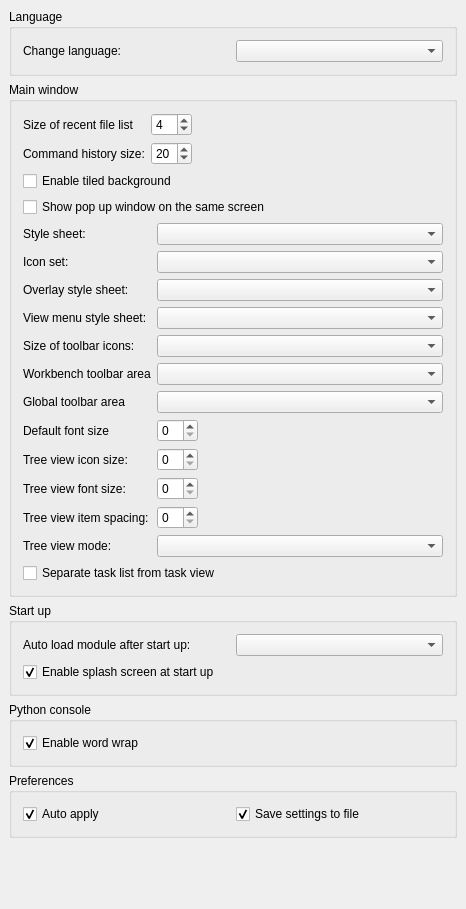
<?xml version="1.0" encoding="UTF-8"?>
<ui version="4.0">
 <class>Gui::Dialog::DlgGeneral</class>
 <widget class="QWidget" name="Gui::Dialog::DlgGeneral">
  <property name="geometry">
   <rect>
    <x>0</x>
    <y>0</y>
    <width>466</width>
    <height>909</height>
   </rect>
  </property>
  <property name="windowTitle">
   <string>General</string>
  </property>
  <layout class="QGridLayout">
   <property name="leftMargin">
    <number>9</number>
   </property>
   <property name="topMargin">
    <number>9</number>
   </property>
   <property name="rightMargin">
    <number>9</number>
   </property>
   <property name="bottomMargin">
    <number>9</number>
   </property>
   <property name="spacing">
    <number>6</number>
   </property>
   <item row="2" column="0">
    <widget class="QGroupBox" name="GroupBox10">
     <property name="title">
      <string>Start up</string>
     </property>
     <layout class="QGridLayout">
      <property name="leftMargin">
       <number>11</number>
      </property>
      <property name="topMargin">
       <number>11</number>
      </property>
      <property name="rightMargin">
       <number>11</number>
      </property>
      <property name="bottomMargin">
       <number>11</number>
      </property>
      <property name="spacing">
       <number>6</number>
      </property>
      <item row="2" column="0">
       <widget class="Gui::PrefCheckBox" name="SplashScreen">
        <property name="toolTip">
         <string>A Splash screen is a small loading window that is shown
when FreeCAD is launching. If this option is checked, FreeCAD will
display the splash screen</string>
        </property>
        <property name="text">
         <string>Enable splash screen at start up</string>
        </property>
        <property name="checked">
         <bool>true</bool>
        </property>
        <property name="prefEntry" stdset="0">
         <cstring>ShowSplasher</cstring>
        </property>
        <property name="prefPath" stdset="0">
         <cstring>General</cstring>
        </property>
       </widget>
      </item>
      <item row="0" column="0">
       <layout class="QGridLayout">
        <property name="leftMargin">
         <number>0</number>
        </property>
        <property name="topMargin">
         <number>0</number>
        </property>
        <property name="rightMargin">
         <number>0</number>
        </property>
        <property name="bottomMargin">
         <number>0</number>
        </property>
        <property name="spacing">
         <number>6</number>
        </property>
        <item row="0" column="0">
         <widget class="QLabel" name="autoModuleLabel">
          <property name="text">
           <string>Auto load module after start up:</string>
          </property>
         </widget>
        </item>
        <item row="0" column="1">
         <widget class="QComboBox" name="AutoloadModuleCombo">
          <property name="toolTip">
           <string>Choose which workbench will be activated and shown
after FreeCAD launches</string>
          </property>
         </widget>
        </item>
       </layout>
      </item>
     </layout>
    </widget>
   </item>
   <item row="4" column="0">
    <widget class="QGroupBox" name="GroupBox5">
     <property name="title">
      <string>Preferences</string>
     </property>
     <layout class="QGridLayout" name="gridLayout3">
      <item row="0" column="0">
       <widget class="Gui::PrefCheckBox" name="AutoApply">
        <property name="toolTip">
         <string>Auto apply preference options immediately after change.</string>
        </property>
        <property name="text">
         <string>Auto apply</string>
        </property>
        <property name="checked">
         <bool>true</bool>
        </property>
        <property name="prefPath" stdset="0">
         <cstring>General</cstring>
        </property>
        <property name="prefEntry" stdset="0">
         <cstring>AutoApplyPreference</cstring>
        </property>
       </widget>
      </item>
      <item row="0" column="1">
       <widget class="Gui::PrefCheckBox" name="SaveParameter">
        <property name="toolTip">
         <string>Save preference settings to file up on closing this dialog.</string>
        </property>
        <property name="text">
         <string>Save settings to file</string>
        </property>
        <property name="checked">
         <bool>true</bool>
        </property>
        <property name="prefPath" stdset="0">
         <cstring>General</cstring>
        </property>
        <property name="prefEntry" stdset="0">
         <cstring>SaveUserParameter</cstring>
        </property>
       </widget>
      </item>
     </layout>
    </widget>
   </item>
   <item row="1" column="0">
    <widget class="QGroupBox" name="GroupBox3">
     <property name="title">
      <string>Main window</string>
     </property>
     <layout class="QVBoxLayout">
      <property name="spacing">
       <number>6</number>
      </property>
      <property name="leftMargin">
       <number>11</number>
      </property>
      <property name="topMargin">
       <number>11</number>
      </property>
      <property name="rightMargin">
       <number>11</number>
      </property>
      <property name="bottomMargin">
       <number>11</number>
      </property>
      <item>
       <layout class="QGridLayout" name="gridLayout_2">
        <item row="1" column="0">
         <widget class="QLabel" name="label_5">
          <property name="text">
           <string>Command history size:</string>
          </property>
         </widget>
        </item>
        <item row="1" column="2">
         <widget class="Gui::PrefSpinBox" name="CmdHistorySize">
          <property name="value">
           <number>20</number>
          </property>
          <property name="prefPath" stdset="0">
           <cstring>View</cstring>
          </property>
          <property name="prefEntry" stdset="0">
           <cstring>CommandHistorySize</cstring>
          </property>
         </widget>
        </item>
        <item row="0" column="0">
         <widget class="QLabel" name="recentFileListLabel">
          <property name="text">
           <string>Size of recent file list</string>
          </property>
         </widget>
        </item>
        <item row="0" column="2">
         <widget class="Gui::PrefSpinBox" name="RecentFiles">
          <property name="toolTip">
           <string>How many files should be listed in recent files list</string>
          </property>
          <property name="value">
           <number>4</number>
          </property>
          <property name="prefEntry" stdset="0">
           <cstring>RecentFiles</cstring>
          </property>
          <property name="prefPath" stdset="0">
           <cstring>RecentFiles</cstring>
          </property>
         </widget>
        </item>
        <item row="0" column="3">
         <spacer>
          <property name="orientation">
           <enum>Qt::Horizontal</enum>
          </property>
          <property name="sizeType">
           <enum>QSizePolicy::Expanding</enum>
          </property>
          <property name="sizeHint" stdset="0">
           <size>
            <width>20</width>
            <height>20</height>
           </size>
          </property>
         </spacer>
        </item>
       </layout>
      </item>
      <item>
       <layout class="QVBoxLayout" name="verticalLayout_2">
        <property name="spacing">
         <number>6</number>
        </property>
        <property name="leftMargin">
         <number>0</number>
        </property>
        <property name="topMargin">
         <number>0</number>
        </property>
        <property name="rightMargin">
         <number>0</number>
        </property>
        <property name="bottomMargin">
         <number>0</number>
        </property>
        <item>
         <widget class="Gui::PrefCheckBox" name="tiledBackground">
          <property name="toolTip">
           <string>Background of the main window will consist of tiles of a special image.
See the FreeCAD Wiki for details about the image.</string>
          </property>
          <property name="text">
           <string>Enable tiled background</string>
          </property>
          <property name="prefPath" stdset="0">
           <cstring>MainWindow</cstring>
          </property>
          <property name="prefEntry" stdset="0">
           <cstring>TiledBackground</cstring>
          </property>
         </widget>
        </item>
        <item>
         <widget class="Gui::PrefCheckBox" name="checkPopUpWindow">
          <property name="toolTip">
           <string>Enable this option to make sure pop up windows (e.g. Preference dialog)
are shown on the same screen as the main window.</string>
          </property>
          <property name="text">
           <string>Show pop up window on the same screen</string>
          </property>
          <property name="prefPath" stdset="0">
           <cstring>View</cstring>
          </property>
          <property name="prefEntry" stdset="0">
           <cstring>CheckWidgetPlacementOnRestore</cstring>
          </property>
         </widget>
        </item>
       </layout>
      </item>
      <item>
       <layout class="QGridLayout" name="gridLayout_3">
        <item row="2" column="1" colspan="2">
         <widget class="Gui::PrefComboBox" name="OverlayStyleSheets">
          <property name="prefPath" stdset="0">
           <cstring>MainWindow</cstring>
          </property>
          <property name="prefEntry" stdset="0">
           <cstring>OverlayActiveStyleSheet</cstring>
          </property>
          <property name="prefType" stdset="0">
           <cstring></cstring>
          </property>
         </widget>
        </item>
        <item row="12" column="0" colspan="3">
         <widget class="Gui::PrefCheckBox" name="checkboxTaskList">
          <property name="toolTip">
           <string>Separate task list into its own dockable widget</string>
          </property>
          <property name="text">
           <string>Separate task list from task view</string>
          </property>
          <property name="prefPath" stdset="0">
           <cstring>DockWindows/TaskWatcher</cstring>
          </property>
          <property name="prefEntry" stdset="0">
           <cstring>Enabled</cstring>
          </property>
         </widget>
        </item>
        <item row="7" column="1">
         <widget class="Gui::PrefSpinBox" name="appFontSize">
          <property name="toolTip">
           <string>Set the default application font size</string>
          </property>
          <property name="prefPath" stdset="0">
           <cstring>View</cstring>
          </property>
          <property name="prefEntry" stdset="0">
           <cstring>DefaultFontSize</cstring>
          </property>
         </widget>
        </item>
        <item row="0" column="1" colspan="2">
         <widget class="Gui::PrefComboBox" name="StyleSheets">
          <property name="toolTip">
           <string>Style sheet how user interface will look like</string>
          </property>
          <property name="prefPath" stdset="0">
           <cstring>MainWindow</cstring>
          </property>
          <property name="prefEntry" stdset="0">
           <cstring>StyleSheet</cstring>
          </property>
          <property name="prefType" stdset="0">
           <cstring></cstring>
          </property>
         </widget>
        </item>
        <item row="2" column="0">
         <widget class="QLabel" name="label">
          <property name="text">
           <string>Overlay style sheet:</string>
          </property>
         </widget>
        </item>
        <item row="3" column="0">
         <widget class="QLabel" name="label_2">
          <property name="text">
           <string>View menu style sheet:</string>
          </property>
         </widget>
        </item>
        <item row="8" column="0">
         <widget class="QLabel" name="label_3">
          <property name="text">
           <string>Tree view icon size:</string>
          </property>
         </widget>
        </item>
        <item row="8" column="1">
         <widget class="Gui::PrefSpinBox" name="treeIconSize">
          <property name="toolTip">
           <string>Choose your preference for tree view icon size in pixel.
The tree view row height will set to icon size + 2. Set 0
to use the system default size.</string>
          </property>
          <property name="prefPath" stdset="0">
           <cstring>TreeView</cstring>
          </property>
          <property name="prefEntry" stdset="0">
           <cstring>IconSize</cstring>
          </property>
         </widget>
        </item>
        <item row="6" column="0">
         <widget class="QLabel" name="label_9">
          <property name="text">
           <string>Global toolbar area</string>
          </property>
         </widget>
        </item>
        <item row="5" column="0">
         <widget class="QLabel" name="label_7">
          <property name="text">
           <string>Workbench toolbar area</string>
          </property>
         </widget>
        </item>
        <item row="5" column="1" colspan="2">
         <widget class="Gui::PrefComboBox" name="toolbarArea">
          <property name="toolTip">
           <string>Choose default docking area for workbench toolbars</string>
          </property>
          <property name="prefPath" stdset="0">
           <cstring>MainWindow</cstring>
          </property>
          <property name="prefEntry" stdset="0">
           <cstring>DefaultToolBarArea</cstring>
          </property>
          <property name="prefType" stdset="0">
           <cstring></cstring>
          </property>
         </widget>
        </item>
        <item row="4" column="0">
         <widget class="QLabel" name="iconSizeLabel">
          <property name="text">
           <string>Size of toolbar icons:</string>
          </property>
         </widget>
        </item>
        <item row="7" column="0">
         <widget class="QLabel" name="label_8">
          <property name="text">
           <string>Default font size</string>
          </property>
         </widget>
        </item>
        <item row="10" column="1">
         <widget class="Gui::PrefSpinBox" name="treeItemSpacing">
          <property name="value">
           <number>0</number>
          </property>
          <property name="prefPath" stdset="0">
           <cstring>TreeView</cstring>
          </property>
          <property name="prefEntry" stdset="0">
           <cstring>ItemSpacing</cstring>
          </property>
         </widget>
        </item>
        <item row="0" column="0">
         <widget class="QLabel" name="styleSheetLabel">
          <property name="text">
           <string>Style sheet:</string>
          </property>
         </widget>
        </item>
        <item row="4" column="1" colspan="2">
         <widget class="Gui::PrefComboBox" name="toolbarIconSize">
          <property name="toolTip">
           <string>Choose your preference for toolbar icon size. You can adjust
this according to your screen size or personal taste</string>
          </property>
          <property name="prefPath" stdset="0">
           <cstring>General</cstring>
          </property>
          <property name="prefEntry" stdset="0">
           <cstring>ToolbarIconSize</cstring>
          </property>
          <property name="prefType" stdset="0">
           <number>0</number>
          </property>
         </widget>
        </item>
        <item row="6" column="1" colspan="2">
         <widget class="Gui::PrefComboBox" name="globalToolbarArea">
          <property name="toolTip">
           <string>Choose default docking area for global toolbars</string>
          </property>
          <property name="prefPath" stdset="0">
           <cstring>MainWindow</cstring>
          </property>
          <property name="prefEntry" stdset="0">
           <cstring>GlobalToolBarArea</cstring>
          </property>
          <property name="prefType" stdset="0">
           <cstring></cstring>
          </property>
         </widget>
        </item>
        <item row="11" column="1" colspan="2">
         <widget class="QComboBox" name="treeMode">
          <property name="toolTip">
           <string>Customize how tree view is shown in the panel (restart required).

'ComboView': combine tree view and property view into one panel.
'TreeView and PropertyView': split tree view and property view into separate panel.
'Both': keep all three panels, and you can have two sets of tree view and property view.</string>
          </property>
         </widget>
        </item>
        <item row="9" column="1">
         <widget class="Gui::PrefSpinBox" name="treeFontSize">
          <property name="toolTip">
           <string>Set tree view label font size</string>
          </property>
          <property name="prefPath" stdset="0">
           <cstring>TreeView</cstring>
          </property>
          <property name="prefEntry" stdset="0">
           <cstring>FontSize</cstring>
          </property>
         </widget>
        </item>
        <item row="7" column="2">
         <spacer name="horizontalSpacer">
          <property name="orientation">
           <enum>Qt::Horizontal</enum>
          </property>
          <property name="sizeHint" stdset="0">
           <size>
            <width>40</width>
            <height>20</height>
           </size>
          </property>
         </spacer>
        </item>
        <item row="9" column="0">
         <widget class="QLabel" name="label_4">
          <property name="text">
           <string>Tree view font size:</string>
          </property>
         </widget>
        </item>
        <item row="3" column="1" colspan="2">
         <widget class="Gui::PrefComboBox" name="MenuStyleSheets">
          <property name="prefPath" stdset="0">
           <cstring>MainWindow</cstring>
          </property>
          <property name="prefEntry" stdset="0">
           <cstring>MenuStyleSheet</cstring>
          </property>
          <property name="prefType" stdset="0">
           <cstring></cstring>
          </property>
         </widget>
        </item>
        <item row="11" column="0">
         <widget class="QLabel" name="treeModeLabel">
          <property name="text">
           <string>Tree view mode:</string>
          </property>
         </widget>
        </item>
        <item row="10" column="0">
         <widget class="QLabel" name="label_6">
          <property name="text">
           <string>Tree view item spacing:</string>
          </property>
         </widget>
        </item>
        <item row="1" column="0">
         <widget class="QLabel" name="styleSheetLabel_2">
          <property name="text">
           <string>Icon set:</string>
          </property>
         </widget>
        </item>
        <item row="1" column="1" colspan="2">
         <widget class="Gui::PrefComboBox" name="IconSets">
          <property name="toolTip">
           <string>User defined icon set</string>
          </property>
          <property name="prefPath" stdset="0">
           <cstring>MainWindow</cstring>
          </property>
          <property name="prefEntry" stdset="0">
           <cstring>IconSet</cstring>
          </property>
          <property name="prefType" stdset="0">
           <cstring></cstring>
          </property>
         </widget>
        </item>
       </layout>
      </item>
     </layout>
    </widget>
   </item>
   <item row="3" column="0">
    <widget class="QGroupBox" name="GroupBox11">
     <property name="title">
      <string>Python console</string>
     </property>
     <layout class="QGridLayout" name="_4">
      <property name="leftMargin">
       <number>11</number>
      </property>
      <property name="topMargin">
       <number>11</number>
      </property>
      <property name="rightMargin">
       <number>11</number>
      </property>
      <property name="bottomMargin">
       <number>11</number>
      </property>
      <property name="spacing">
       <number>6</number>
      </property>
      <item row="0" column="0">
       <widget class="Gui::PrefCheckBox" name="PythonWordWrap">
        <property name="toolTip">
         <string>Words will be wrapped when they exceed available
horizontal space in Python console</string>
        </property>
        <property name="text">
         <string>Enable word wrap</string>
        </property>
        <property name="checked">
         <bool>true</bool>
        </property>
        <property name="prefEntry" stdset="0">
         <cstring>PythonWordWrap</cstring>
        </property>
        <property name="prefPath" stdset="0">
         <cstring>General</cstring>
        </property>
       </widget>
      </item>
     </layout>
    </widget>
   </item>
   <item row="0" column="0">
    <widget class="QGroupBox" name="GroupBox7">
     <property name="title">
      <string>Language</string>
     </property>
     <layout class="QGridLayout">
      <property name="leftMargin">
       <number>11</number>
      </property>
      <property name="topMargin">
       <number>11</number>
      </property>
      <property name="rightMargin">
       <number>11</number>
      </property>
      <property name="bottomMargin">
       <number>11</number>
      </property>
      <property name="spacing">
       <number>6</number>
      </property>
      <item row="0" column="0">
       <layout class="QHBoxLayout">
        <property name="spacing">
         <number>6</number>
        </property>
        <property name="leftMargin">
         <number>0</number>
        </property>
        <property name="topMargin">
         <number>0</number>
        </property>
        <property name="rightMargin">
         <number>0</number>
        </property>
        <property name="bottomMargin">
         <number>0</number>
        </property>
        <item>
         <widget class="QLabel" name="TextLabel1_4">
          <property name="text">
           <string>Change language:</string>
          </property>
         </widget>
        </item>
        <item>
         <widget class="Gui::PrefComboBox" name="Languages">
          <property name="toolTip">
           <string>Language of the application's user interface</string>
          </property>
          <property name="prefPath" stdset="0">
           <cstring>General</cstring>
          </property>
          <property name="prefEntry" stdset="0">
           <cstring>Language</cstring>
          </property>
          <property name="prefType" stdset="0">
           <cstring></cstring>
          </property>
         </widget>
        </item>
       </layout>
      </item>
     </layout>
    </widget>
   </item>
   <item row="5" column="0">
    <spacer>
     <property name="orientation">
      <enum>Qt::Vertical</enum>
     </property>
     <property name="sizeHint" stdset="0">
      <size>
       <width>352</width>
       <height>221</height>
      </size>
     </property>
    </spacer>
   </item>
  </layout>
 </widget>
 <layoutdefault spacing="6" margin="11"/>
 <customwidgets>
  <customwidget>
   <class>Gui::PrefCheckBox</class>
   <extends>QCheckBox</extends>
   <header>Gui/PrefWidgets.h</header>
  </customwidget>
  <customwidget>
   <class>Gui::PrefSpinBox</class>
   <extends>QSpinBox</extends>
   <header>Gui/PrefWidgets.h</header>
  </customwidget>
  <customwidget>
   <class>Gui::PrefComboBox</class>
   <extends>QComboBox</extends>
   <header>Gui/PrefWidgets.h</header>
  </customwidget>
 </customwidgets>
 <tabstops>
  <tabstop>Languages</tabstop>
  <tabstop>RecentFiles</tabstop>
  <tabstop>CmdHistorySize</tabstop>
  <tabstop>tiledBackground</tabstop>
  <tabstop>StyleSheets</tabstop>
  <tabstop>OverlayStyleSheets</tabstop>
  <tabstop>MenuStyleSheets</tabstop>
  <tabstop>toolbarIconSize</tabstop>
  <tabstop>treeIconSize</tabstop>
  <tabstop>treeFontSize</tabstop>
  <tabstop>treeMode</tabstop>
  <tabstop>AutoloadModuleCombo</tabstop>
  <tabstop>SplashScreen</tabstop>
  <tabstop>PythonWordWrap</tabstop>
 </tabstops>
 <resources/>
 <connections/>
</ui>
